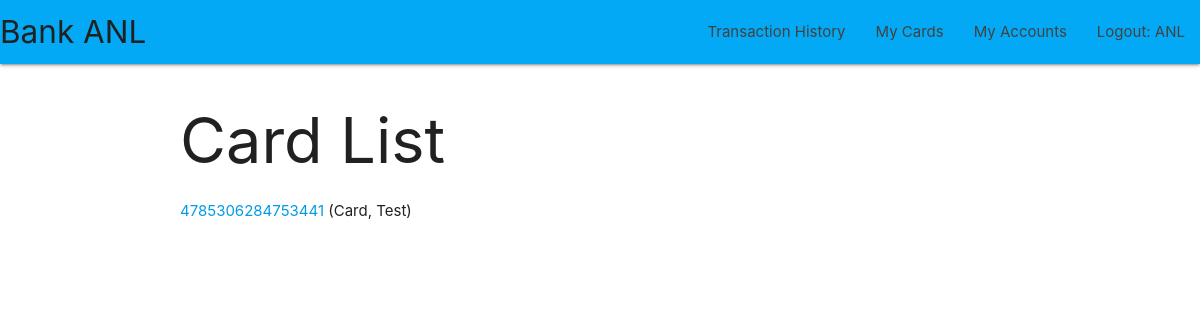
The page /catalog/cards/ (signed in) on the database as committed earlier.
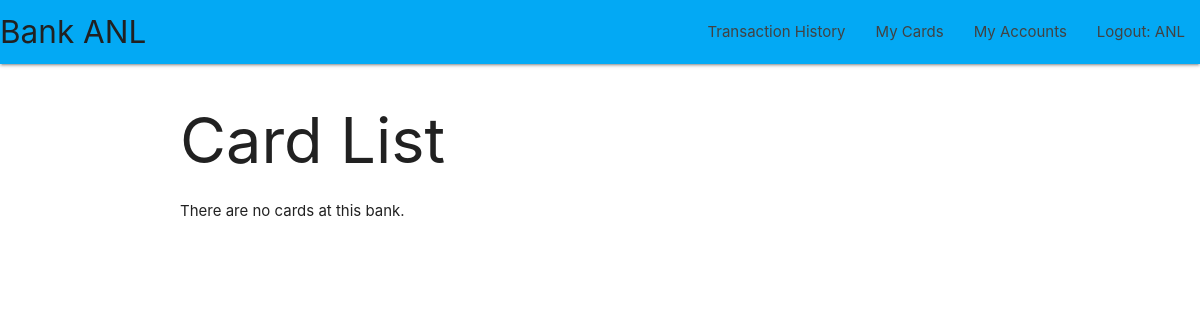
The same page on the database as committed later.
### catalog/models.py (models this page shows, shortened)
class Card(models.Model):
    card_number = models.CharField(
        primary_key=True,
        validators=[MinLengthValidator(16)],
        max_length=16,
        default=0,
        help_text='Card number')
    """ Links account to a specific user """
    bank_user = models.ForeignKey(
        User,
        on_delete=models.SET_NULL,
        null=True,
        blank=True)
    account = models.ForeignKey(
        Account,
        on_delete=models.SET_NULL,
        null=True,
        help_text='Account that this Card is linked to')
    pin = models.CharField(
        validators=[MinLengthValidator(4)],
        max_length=4,
        help_text='Enter PIN for Card')
    first_name = models.CharField(
        max_length=30,
        help_text='Enter first name of card holder')
    last_name = models.CharField(
        max_length=30,
        help_text='Enter last name of card holder')
    address = models.CharField(
        validators=[MinLengthValidator(1)],
        max_length=100,
        null=True,
        blank=True,
        help_text='Enter address of card holder')
    phone_number = models.CharField(
        validators=[MinLengthValidator(10)],
        max_length=10,
        help_text='Enter phone number for card holder')
    issue_date = models.DateField(
        null=True,
        blank=True,
        default=timezone.now)
    expiration_date = models.DateField(
        null=True,
        blank=True,
        default=(datetime.date.today() + datetime.timedelta(days=730)))
    def get_absolute_url(self):
        return reverse('card-detail', args=[str(self.card_number)])

### catalog/views.py (the view)
# urls.py: path('cards/', views.CardListView.as_view(), name='cards'),
class CardListView(generic.ListView):
    model = Card
    paginate_by = 25

### catalog/templates/catalog/card_list.html
{% extends "base_generic.html" %}
{% block content %}
  <h1>Card List</h1>
  {% if card_list %}
  <ul>
    {% for card in card_list %}
      <li>
        <a href="{{ card.get_absolute_url }}">{{ card.card_number }}</a> ({{card.last_name}}, {{card.first_name}})
      </li>
    {% endfor %}
  </ul>
  {% else %}
    <p>There are no cards at this bank.</p>
  {% endif %}
{% endblock %}

Rows that differ between the two databases and show on the page:
removed Card: card_number "4785306284753441", last_name "Card", first_name "Test"
Other text that changed with them:
text now shown: "There are no cards at this bank."
